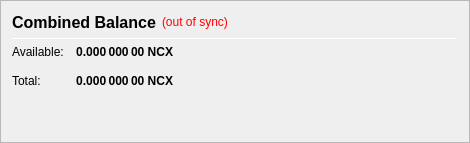
                   <widget class="QFrame" name="frame_CombinedBalances">
                    <property name="minimumSize">
                     <size>
                      <width>470</width>
                      <height>0</height>
                     </size>
                    </property>
                    <property name="frameShape">
                     <enum>QFrame::StyledPanel</enum>
                    </property>
                    <property name="frameShadow">
                     <enum>QFrame::Raised</enum>
                    </property>
                    <layout class="QVBoxLayout" name="verticalLayout_5">
                     <item>
                      <layout class="QHBoxLayout" name="horizontalLayout_5" stretch="0">
                       <item>
                        <widget class="QLabel" name="label_5z">
                         <property name="minimumSize">
                          <size>
                           <width>0</width>
                           <height>20</height>
                          </size>
                         </property>
                         <property name="font">
                          <font>
                           <pointsize>12</pointsize>
                           <weight>75</weight>
                           <bold>true</bold>
                          </font>
                         </property>
                         <property name="toolTip">
                          <string>Combined Balance (including unconfirmed and immature coins)</string>
                         </property>
                         <property name="text">
                          <string>Combined Balance</string>
                         </property>
                        </widget>
                       </item>
                       <item>
                        <widget class="QLabel" name="labelWalletStatus">
                         <property name="cursor">
                          <cursorShape>WhatsThisCursor</cursorShape>
                         </property>
                         <property name="toolTip">
                          <string>The displayed information may be out of date. Your wallet automatically synchronizes with the NodeCircle network after a connection is established, but this process has not completed yet.</string>
                         </property>
                         <property name="styleSheet">
                          <string notr="true">QLabel { color: red; }</string>
                         </property>
                         <property name="text">
                          <string notr="true">(out of sync)</string>
                         </property>
                         <property name="alignment">
                          <set>Qt::AlignLeading|Qt::AlignLeft|Qt::AlignVCenter</set>
                         </property>
                        </widget>
                       </item>
                       <item>
                        <spacer name="horizontalSpacer_1">
                         <property name="orientation">
                          <enum>Qt::Horizontal</enum>
                         </property>
                         <property name="sizeHint" stdset="0">
                          <size>
                           <width>40</width>
                           <height>20</height>
                          </size>
                         </property>
                        </spacer>
                       </item>
                      </layout>
                     </item>
                     <item>
                      <widget class="Line" name="line_CombinedBalance">
                       <property name="minimumSize">
                        <size>
                         <width>0</width>
                         <height>1</height>
                        </size>
                       </property>
                       <property name="maximumSize">
                        <size>
                         <width>16777215</width>
                         <height>1</height>
                        </size>
                       </property>
                       <property name="orientation">
                        <enum>Qt::Horizontal</enum>
                       </property>
                      </widget>
                     </item>
                     <item>
                      <layout class="QGridLayout" name="gridLayout_3">
                       <property name="spacing">
                        <number>12</number>
                       </property>
                       <item row="1" column="0">
                        <widget class="QLabel" name="labelBalanceTextz">
                         <property name="text">
                          <string>Available:</string>
                         </property>
                        </widget>
                       </item>
                       <item row="1" column="1">
                        <widget class="QLabel" name="labelBalancez">
                         <property name="font">
                          <font>
                           <weight>75</weight>
                           <bold>true</bold>
                          </font>
                         </property>
                         <property name="cursor">
                          <cursorShape>IBeamCursor</cursorShape>
                         </property>
                         <property name="toolTip">
                          <string>Your current spendable balance</string>
                         </property>
                         <property name="text">
                          <string notr="true">0.000 000 00 NCX</string>
                         </property>
                         <property name="alignment">
                          <set>Qt::AlignRight|Qt::AlignTrailing|Qt::AlignVCenter</set>
                         </property>
                         <property name="textInteractionFlags">
                          <set>Qt::LinksAccessibleByMouse|Qt::TextSelectableByKeyboard|Qt::TextSelectableByMouse</set>
                         </property>
                        </widget>
                       </item>
                       <item row="2" column="0">
                        <widget class="QLabel" name="labelTotalTextz">
                         <property name="text">
                          <string>Total:</string>
                         </property>
                        </widget>
                       </item>
                       <item row="2" column="1">
                        <widget class="QLabel" name="labelTotalz">
                         <property name="font">
                          <font>
                           <weight>75</weight>
                           <bold>true</bold>
                          </font>
                         </property>
                         <property name="cursor">
                          <cursorShape>IBeamCursor</cursorShape>
                         </property>
                         <property name="toolTip">
                          <string>Total Balance, including all unavailable coins.</string>
                         </property>
                         <property name="text">
                          <string notr="true">0.000 000 00 NCX</string>
                         </property>
                         <property name="alignment">
                          <set>Qt::AlignRight|Qt::AlignTrailing|Qt::AlignVCenter</set>
                         </property>
                         <property name="textInteractionFlags">
                          <set>Qt::LinksAccessibleByMouse|Qt::TextSelectableByKeyboard|Qt::TextSelectableByMouse</set>
                         </property>
                        </widget>
                       </item>
                       <item row="2" column="3">
                        <spacer name="horizontalSpacer_2">
                         <property name="orientation">
                          <enum>Qt::Horizontal</enum>
                         </property>
                         <property name="sizeHint" stdset="0">
                          <size>
                           <width>40</width>
                           <height>20</height>
                          </size>
                         </property>
                        </spacer>
                       </item>
                      </layout>
                     </item>
                     <item>
                      <spacer name="verticalSpacer_1">
                       <property name="orientation">
                        <enum>Qt::Vertical</enum>
                       </property>
                       <property name="sizeHint" stdset="0">
                        <size>
                         <width>20</width>
                         <height>40</height>
                        </size>
                       </property>
                      </spacer>
                     </item>
                    </layout>
                   </widget>
